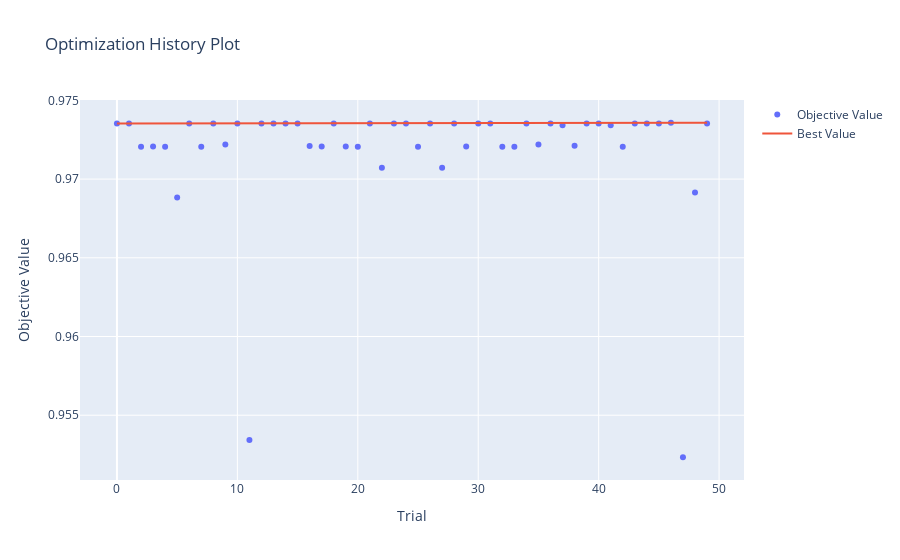

Notebook cell for this chart:
### Markdown cell above
## visualizing the experiment.

### Code cell
optuna.visualization.plot_optimization_history(study)
